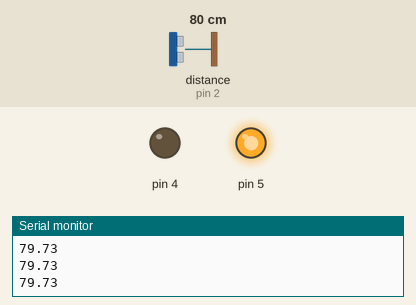
Bench run of a sketch on a simulated Arduino Uno, built with avr-gcc and run on an emulated ATmega328P. Shown: output pins drawn as LEDs (lit = HIGH), the last lines printed to the serial monitor. Wiring (inferred from the names in the program): ultrasonic range finder: trigger pin 3; echo pin 2. Inputs (shaded band) come from the test bench; at power-on: distance to the obstacle (sensor on pin 2) 80 cm. The echo pulse lasts 58.3 µs per cm; pins used as bus, display or sensor lines are not drawn.

Above: at 1.3 s.
1.4 s: distance to the obstacle (sensor on pin 2) set to 17 cm
2.9 s: distance to the obstacle (sensor on pin 2) set to 13 cm
At 3.3 s:
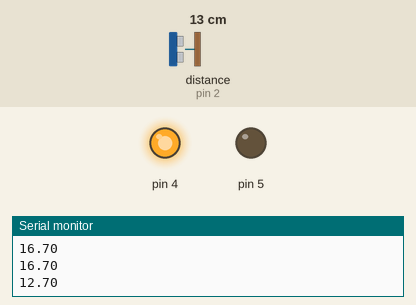
4.5 s: distance to the obstacle (sensor on pin 2) set to 18 cm
At 5.7 s:
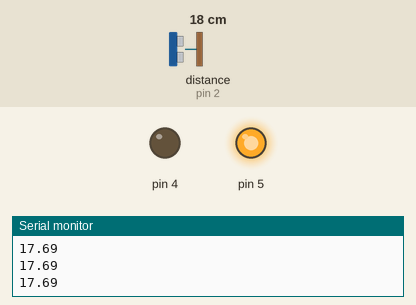
6.0 s: distance to the obstacle (sensor on pin 2) set to 2 cm
At 7.6 s:
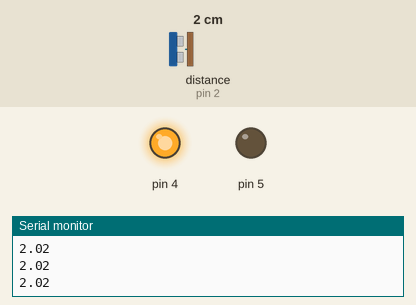
Timing chart, 0 to 9.0 s (numbered marks = the images above; inputs shaded):
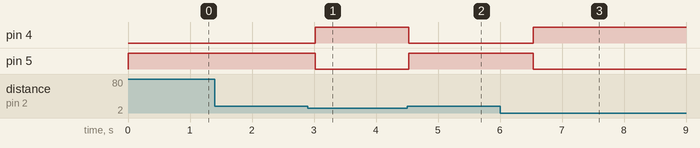

Measured:
- the behaviour switches between 16 and 15 cm on distance to the obstacle (sensor on pin 2) (found by bisection; images 0 and 1)
- after the input at 2.9 s, pin 4: LOW → HIGH after 0.12 s; pin 5: HIGH → LOW after 0.12 s
- after the input at 4.5 s, pin 4: HIGH → LOW at once; pin 5: LOW → HIGH at once
- after the input at 6.0 s, pin 4: LOW → HIGH after 0.54 s; pin 5: HIGH → LOW after 0.54 s

The sketch:

Practica24.ino
```cpp
int pin_Trig = 3;
int pin_Echo = 2;
double duracion;
double tiempo;
double distancia;

void setup() {
 pinMode(pin_Trig, OUTPUT);
 pinMode(pin_Echo, INPUT);
 Serial.begin(9600);

 pinMode(4,OUTPUT);
 pinMode(5,OUTPUT);

}

void loop() {
   digitalWrite(pin_Trig,HIGH);
   delay(0.01);
   digitalWrite(pin_Trig,LOW);

   duracion = pulseIn(pin_Echo,HIGH);//valor en microsegundos de ida y vuelta de la onda de sonido
   tiempo = duracion/2; //tiempo desde el inicio hasta donde se encuentra el objeto
   distancia = 0.03432*tiempo; // distancia en cm

    if(distancia >= 2 && distancia <=15){
      digitalWrite(4,HIGH);
      digitalWrite(5,LOW);
    }
    if(distancia > 15){
      digitalWrite(4,LOW);
      digitalWrite(5,HIGH);
    }

   Serial.println(distancia);
   delay(500);

}
```
